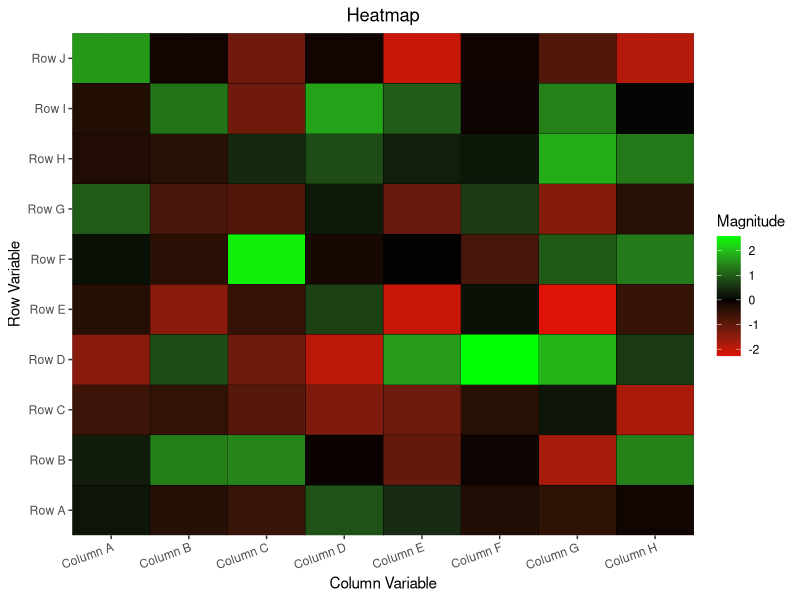
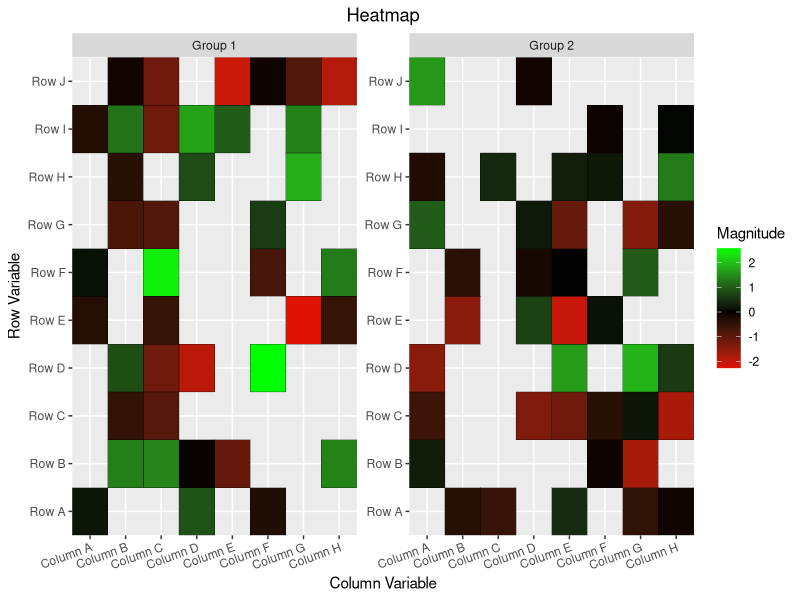

These charts were generated, in order, by the following R code:
## ---- chunk 1
# Load packages----
require(data.table)
require(ggplot2)

set.seed(100)

# Crate a data set----
n.row <- 10
n.col <- 8
n.grp <- 2

dt1 <- data.table(rowVar = factor(paste("Row",
                                        rep(LETTERS[1:n.row],
                                            n.col))),
                  colVar = factor(paste("Column",
                                        rep(rev(LETTERS[1:n.col]),
                                            each = n.row))),
                  grpVar = factor(paste("Group",
                                        sample(1:2,
                                               n.row*n.col,
                                               replace = TRUE))),
                  valVar = rnorm(n.row*n.col))
print(dt1)

# Plot heatmap----
p1 <- ggplot(data = dt1) +
  geom_tile(aes(x =  colVar,
                y = rowVar,
                fill = valVar),
            color = "black") +
  scale_fill_gradient2(low = "red", 
                       high = "green", 
                       mid = "black", 
                       midpoint = 0, 
                       # limit = c(-10, 10), 
                       name = "Magnitude") +
  scale_x_discrete("Column Variable",
                   expand = c(0, 0)) + 
  scale_y_discrete("Row Variable",
                   expand = c(0, 0)) +
  ggtitle("Heatmap") +
  theme(axis.text.x = element_text(angle = 20,
                                   hjust = 1),
        # legend.position = "top",
        plot.title = element_text(hjust = 0.5))
print(p1)

# Save the plot as a TIFF file
# tiff(filename = "tmp/heatmap.tiff",
#      height = 10,
#      width = 8,
#      units = 'in',
#      res = 300,
#      compression = "lzw+p")
# print(p1)
# graphics.off()

# Plot heatmap with grouping variable----
p2 <- ggplot(data = dt1) +
  facet_wrap(~ grpVar,
             scales = "free_y") +
  geom_tile(aes(x =  colVar,
                y = rowVar,
                fill = valVar),
            color = "black") +
  scale_fill_gradient2(low = "red", 
                       high = "green", 
                       mid = "black", 
                       midpoint = 0, 
                       # limit = c(-10, 10), 
                       name = "Magnitude") +
  scale_x_discrete("Column Variable",
                   expand = c(0, 0)) + 
  scale_y_discrete("Row Variable",
                   expand = c(0, 0)) +
  ggtitle("Heatmap") + 
  theme(axis.text.x = element_text(angle = 20,
                                   hjust = 1),
        # legend.position = "top",
        plot.title = element_text(hjust = 0.5))
print(p2)
